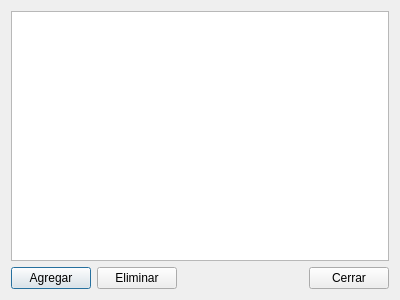
<?xml version="1.0" encoding="UTF-8"?>
<ui version="4.0">
 <class>EncuestadorForm</class>
 <widget class="QDialog" name="EncuestadorForm">
  <property name="geometry">
   <rect>
    <x>0</x>
    <y>0</y>
    <width>400</width>
    <height>300</height>
   </rect>
  </property>
  <property name="windowTitle">
   <string>Listado de Encuestadores</string>
  </property>
  <property name="windowIcon">
   <iconset resource="centrohistorico.qrc">
    <normaloff>:/icons/encuestadores.png</normaloff>:/icons/encuestadores.png</iconset>
  </property>
  <layout class="QVBoxLayout" name="verticalLayout">
   <item>
    <widget class="QTableView" name="tableView"/>
   </item>
   <item>
    <layout class="QHBoxLayout" name="horizontalLayout">
     <item>
      <widget class="QPushButton" name="addButton">
       <property name="toolTip">
        <string>Agregar Encuestador</string>
       </property>
       <property name="text">
        <string>Agregar</string>
       </property>
       <property name="icon">
        <iconset resource="centrohistorico.qrc">
         <normaloff>:/icons/agregar.png</normaloff>:/icons/agregar.png</iconset>
       </property>
      </widget>
     </item>
     <item>
      <widget class="QPushButton" name="deleteButton">
       <property name="toolTip">
        <string>Eliminar Encuestador</string>
       </property>
       <property name="text">
        <string>Eliminar</string>
       </property>
       <property name="icon">
        <iconset resource="centrohistorico.qrc">
         <normaloff>:/icons/borrar.png</normaloff>:/icons/borrar.png</iconset>
       </property>
      </widget>
     </item>
     <item>
      <spacer name="horizontalSpacer">
       <property name="orientation">
        <enum>Qt::Horizontal</enum>
       </property>
       <property name="sizeHint" stdset="0">
        <size>
         <width>68</width>
         <height>20</height>
        </size>
       </property>
      </spacer>
     </item>
     <item>
      <widget class="QPushButton" name="closeButton">
       <property name="toolTip">
        <string>Cerrar esta ventana</string>
       </property>
       <property name="text">
        <string>Cerrar</string>
       </property>
       <property name="icon">
        <iconset resource="centrohistorico.qrc">
         <normaloff>:/icons/close.png</normaloff>:/icons/close.png</iconset>
       </property>
      </widget>
     </item>
    </layout>
   </item>
  </layout>
 </widget>
 <resources>
  <include location="centrohistorico.qrc"/>
 </resources>
 <connections>
  <connection>
   <sender>closeButton</sender>
   <signal>clicked()</signal>
   <receiver>EncuestadorForm</receiver>
   <slot>close()</slot>
   <hints>
    <hint type="sourcelabel">
     <x>347</x>
     <y>271</y>
    </hint>
    <hint type="destinationlabel">
     <x>199</x>
     <y>149</y>
    </hint>
   </hints>
  </connection>
  <connection>
   <sender>addButton</sender>
   <signal>clicked()</signal>
   <receiver>EncuestadorForm</receiver>
   <slot>addEncuestador()</slot>
   <hints>
    <hint type="sourcelabel">
     <x>50</x>
     <y>273</y>
    </hint>
    <hint type="destinationlabel">
     <x>199</x>
     <y>149</y>
    </hint>
   </hints>
  </connection>
  <connection>
   <sender>deleteButton</sender>
   <signal>clicked()</signal>
   <receiver>EncuestadorForm</receiver>
   <slot>deleteEncuestador()</slot>
   <hints>
    <hint type="sourcelabel">
     <x>138</x>
     <y>273</y>
    </hint>
    <hint type="destinationlabel">
     <x>199</x>
     <y>149</y>
    </hint>
   </hints>
  </connection>
 </connections>
 <slots>
  <slot>addEncuestador()</slot>
  <slot>deleteEncuestador()</slot>
 </slots>
</ui>
